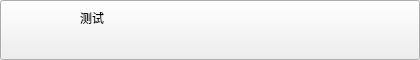
<?xml version="1.0" encoding="UTF-8"?>
<ui version="4.0">
 <class>chat_button</class>
 <widget class="QWidget" name="chat_button">
  <property name="geometry">
   <rect>
    <x>0</x>
    <y>0</y>
    <width>420</width>
    <height>60</height>
   </rect>
  </property>
  <property name="minimumSize">
   <size>
    <width>420</width>
    <height>60</height>
   </size>
  </property>
  <property name="maximumSize">
   <size>
    <width>420</width>
    <height>60</height>
   </size>
  </property>
  <property name="windowTitle">
   <string>Form</string>
  </property>
  <widget class="QLabel" name="button_username">
   <property name="geometry">
    <rect>
     <x>80</x>
     <y>2</y>
     <width>320</width>
     <height>31</height>
    </rect>
   </property>
   <property name="text">
    <string>测试</string>
   </property>
  </widget>
  <widget class="QLabel" name="button_Icon">
   <property name="geometry">
    <rect>
     <x>6</x>
     <y>5</y>
     <width>51</width>
     <height>51</height>
    </rect>
   </property>
   <property name="text">
    <string/>
   </property>
   <property name="pixmap">
    <pixmap resource="res.qrc">:/res/head.png</pixmap>
   </property>
  </widget>
  <widget class="QLabel" name="button_chat">
   <property name="geometry">
    <rect>
     <x>80</x>
     <y>25</y>
     <width>320</width>
     <height>31</height>
    </rect>
   </property>
   <property name="text">
    <string/>
   </property>
  </widget>
  <widget class="QPushButton" name="button">
   <property name="geometry">
    <rect>
     <x>0</x>
     <y>0</y>
     <width>420</width>
     <height>60</height>
    </rect>
   </property>
   <property name="text">
    <string/>
   </property>
  </widget>
  <zorder>button</zorder>
  <zorder>button_username</zorder>
  <zorder>button_Icon</zorder>
  <zorder>button_chat</zorder>
 </widget>
 <resources>
  <include location="res.qrc"/>
 </resources>
 <connections/>
</ui>
